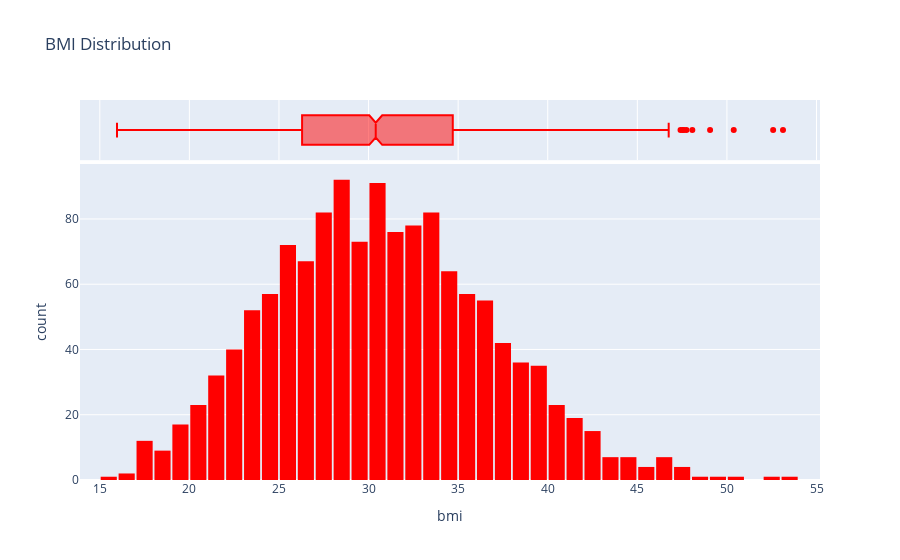

Source (notebook cell):
### Code cell
fig = px.histogram(df,
                   x= 'bmi',
                   title='BMI Distribution',
                   marginal='box',
                   color_discrete_sequence=['red'])
fig.update_layout(bargap=0.1)
fig.show()

### Figure 1 — Plotly figure (JSON) as saved in the notebook; plotly's stock layout.template omitted (floating-point values rounded to 4 significant figures; data arrays with more than 128 entries replaced by an {"elided": "..."} marker saying what was removed)
{"data": [{"alignmentgroup": "True", "bingroup": "x", "hovertemplate": "bmi=%{x}<br>count=%{y}<extra></extra>", "legendgroup": "", "marker": {"color": "red", "pattern": {"shape": ""}}, "name": "", "offsetgroup": "", "orientation": "v", "showlegend": false, "type": "histogram", "x": {"elided": "1338 float values"}, "xaxis": "x", "yaxis": "y"}, {"alignmentgroup": "True", "hovertemplate": "bmi=%{x}<extra></extra>", "legendgroup": "", "marker": {"color": "red"}, "name": "", "notched": true, "offsetgroup": "", "showlegend": false, "type": "box", "x": {"elided": "1338 float values"}, "xaxis": "x2", "yaxis": "y2"}], "layout": {"bargap": 0.1, "barmode": "relative", "legend": {"tracegroupgap": 0}, "title": {"text": "BMI Distribution"}, "xaxis": {"anchor": "y", "domain": [0, 1], "title": {"text": "bmi"}}, "xaxis2": {"anchor": "y2", "domain": [0, 1], "matches": "x", "showgrid": true, "showticklabels": false}, "yaxis": {"anchor": "x", "domain": [0, 0.8316], "title": {"text": "count"}}, "yaxis2": {"anchor": "x2", "domain": [0.8416, 1], "matches": "y2", "showgrid": false, "showline": false, "showticklabels": false, "ticks": ""}}}
